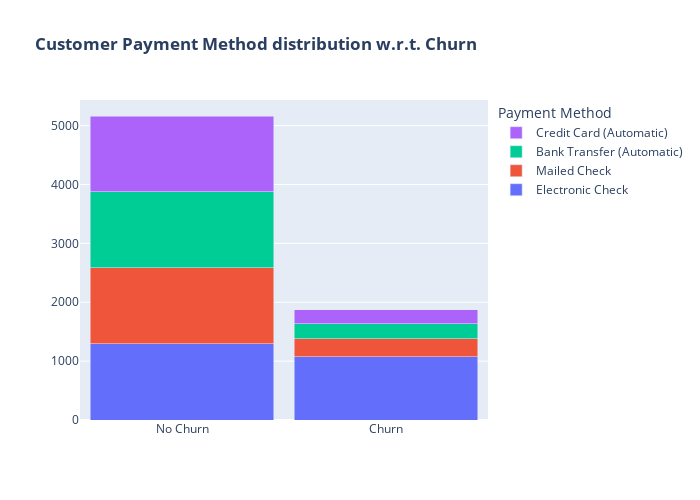

Source (notebook cell):
### Markdown cell above
The majority of customers who churned were using Electronic Check as their payment method. In contrast, customers who chose Credit Card automatic transfer, Bank automatic transfer, or Mailed Check were less likely to churn.

### Code cell
payment_methods = {
    "Electronic Check": df_encoded[df_encoded["PaymentMethod_Electronic_check"] == 1].groupby("Churn").size(),
    "Mailed Check": df_encoded[df_encoded["PaymentMethod_Mailed_check"] == 1].groupby("Churn").size(),
    "Bank Transfer (Automatic)": df_encoded[df_encoded["PaymentMethod_Bank_transfer_(automatic)"] == 1].groupby("Churn").size(),
    "Credit Card (Automatic)": df_encoded[df_encoded["PaymentMethod_Credit_card_(automatic)"] == 1].groupby("Churn").size()
}

fig = go.Figure()

for method, counts in payment_methods.items():
    fig.add_trace(go.Bar(
        x=["No Churn", "Churn"],
        y=[counts.get(0, 0), counts.get(1, 0)],
        name=method

    ))

fig.update_layout(
    title_text="<b>Customer Payment Method distribution w.r.t. Churn</b>",
    legend_title_text="Payment Method",
    barmode='stack',
    width=700,
    height=500,
    bargap=0.1
)

fig.show()

### Figure 1 — Plotly figure (JSON) as saved in the notebook; plotly's stock layout.template omitted (floating-point values rounded to 4 significant figures)
{"data": [{"name": "Electronic Check", "type": "bar", "x": ["No Churn", "Churn"], "y": [1294, 1071]}, {"name": "Mailed Check", "type": "bar", "x": ["No Churn", "Churn"], "y": [1296, 308]}, {"name": "Bank Transfer (Automatic)", "type": "bar", "x": ["No Churn", "Churn"], "y": [1284, 258]}, {"name": "Credit Card (Automatic)", "type": "bar", "x": ["No Churn", "Churn"], "y": [1289, 232]}], "layout": {"bargap": 0.1, "barmode": "stack", "height": 500, "legend": {"title": {"text": "Payment Method"}}, "title": {"text": "<b>Customer Payment Method distribution w.r.t. Churn</b>"}, "width": 700}}
